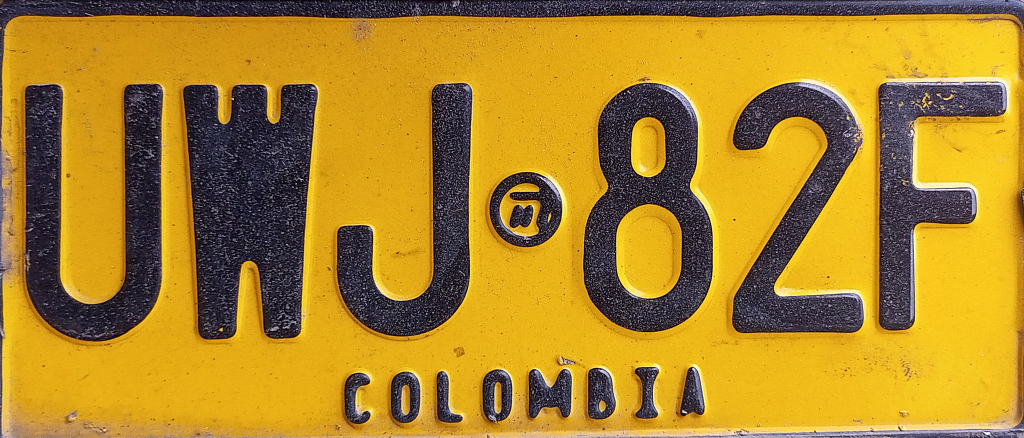
#> input picture img-placa.jpg, 3072 x 1312 px (shown at 1/3 size)
$ python -i detectar_placa_y_guardar.py   (imports and definitions only)
#> lines starting #> are read from the running program, lines starting #| are printed output that depends on the picture; after the words box and inside, x2 and y2 are one past the last pixel; in counts of white or black regions, pixels touching at a corner belong together
#> further down, picture is the input picture: shape (1312, 3072, 3); mean B, G, R 40.5, 135, 174.2
import cv2
from inference_sdk import InferenceHTTPClient
import os
import time
import numpy as np  # Para procesamiento de color

# [4 lines that did not run here, left out]

MODEL_ID = "reconocimiento_de_placas/1"  # Modelo de detección de placas

# --- OPCIÓN: Cambia esto para usar webcam o video ---
USE_VIDEO_FILE = True  # Cambia a True para usar plates.mp4
VIDEO_FILE_PATH = "plates.mp4"  # Nombre del archivo de video

# [6 lines not run here, left out]

frame_count = 0
output_dir = "placas_recortadas"
# [1 line not run here, left out]

last_detection_time = None  # Para controlar el tiempo desde la última placa detectada

# [1 line not run here, left out]

# --- Paso 1: Detección local de recuadro amarillo tipo placa ---
def encontrar_recuadro_amarillo(frame):
    hsv = cv2.cvtColor(frame, cv2.COLOR_BGR2HSV)
#> hsv: shape (1312, 3072, 3); mean H, S, V 54, 181.6, 177
    lower_yellow = np.array([18, 70, 70])
    upper_yellow = np.array([38, 255, 255])
    mask = cv2.inRange(hsv, lower_yellow, upper_yellow)
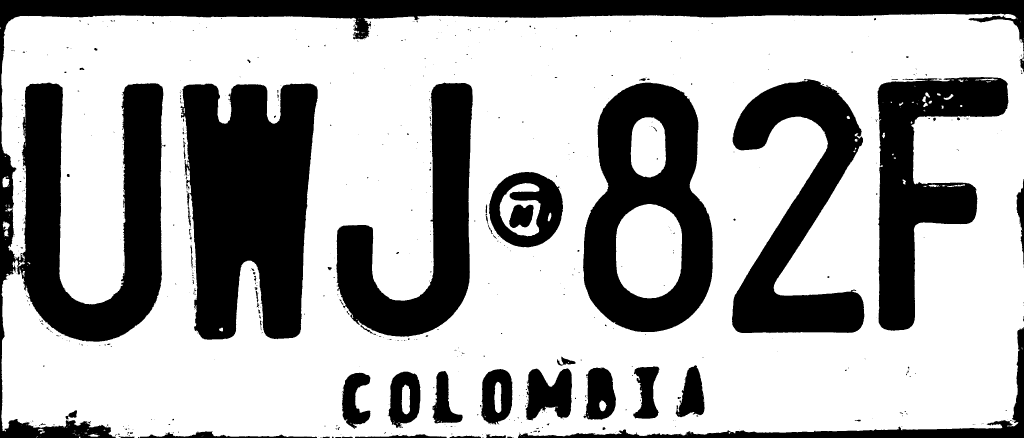
#> mask: shape (1312, 3072) (shown at 1/3 size); 67.2% white; 718 black regions (613 under 20 px)
    contours, _ = cv2.findContours(mask, cv2.RETR_EXTERNAL, cv2.CHAIN_APPROX_SIMPLE)
#> contours = 122 contours, 112 with area under 20; largest, box (x1, y1, x2, y2) and area: (4, 41, 3072, 1312) 3616972, (7, 529, 28, 562) 444, (8, 664, 29, 690) 280, (13, 690, 27, 709) 146, (269, 1302, 296, 1311) 129
    mejor_rect = None
    mejor_area = 0
    for cnt in contours:
        x, y, w, h = cv2.boundingRect(cnt)
        area = w * h
        aspect_ratio = w / h if h > 0 else 0
        # Solo considerar rectángulos con área y aspecto similar a una placa
        if area > 2000 and 2 < aspect_ratio < 6:
            if area > mejor_area:
                mejor_area = area
                mejor_rect = (x, y, w, h)
#> this loop made 122 passes
#> (x, y, w, h, area, aspect_ratio, mejor_area) on pass 122: (4, 41, 3068, 1271, 3899428, 2.41, 3899428)
#> (x, y, w, h, area, aspect_ratio) on passes 24, 33, 36, 38, 41, 42: (269, 1302, 27, 9, 243, 3), (254, 1298, 8, 3, 24, 2.67), (2186, 1296, 5, 5, 25, 1), (119, 1294, 16, 7, 112, 2.29), (262, 1287, 5, 5, 25, 1), (114, 1286, 17, 7, 119, 2.43)
#> after the loop, mejor_area = 3899428
    return mejor_rect

capturando_placa_confirmada = False
inicio_captura_confirmada = 0
placa_confirmada_crop = None

# [95 lines not run here, left out]

>>> import cv2
>>> picture = cv2.imread('img-placa.jpg')
>>> result = encontrar_recuadro_amarillo(picture)
#> result = (4, 41, 3068, 1271)
